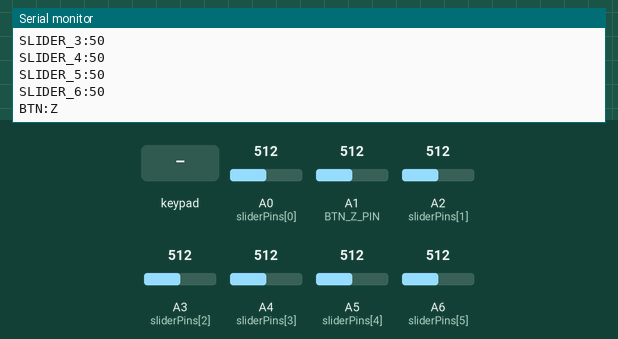
Recording of a sketch running on a simulated Arduino Nano, built with avr-gcc and run on an emulated ATmega328P. On the bench: the last lines printed to the serial monitor. The test bench sets the inputs (shaded band); at power-on: A0 (sliderPins[0]) = 512, A1 (BTN_Z_PIN) = 512, A2 (sliderPins[1]) = 512, A3 (sliderPins[2]) = 512, A4 (sliderPins[3]) = 512, A5 (sliderPins[4]) = 512, A6 (sliderPins[5]) = 512.

Above: at 1.2 s.
1.3 s: key 'A' pressed
At 2.5 s:
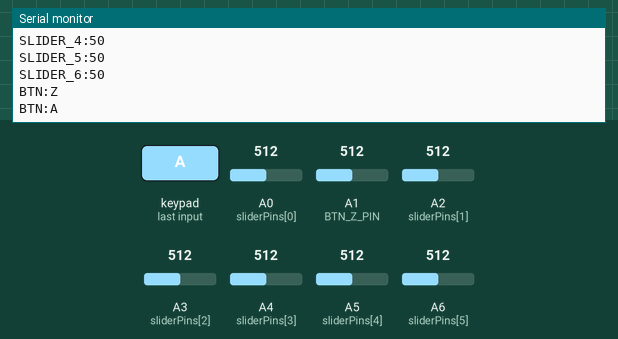
2.8 s: key 'B' pressed
At 3.8 s:
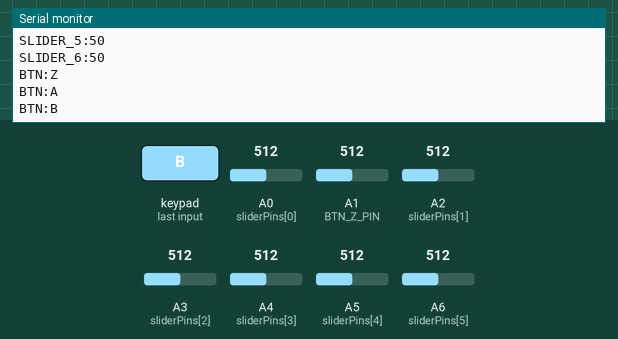
4.3 s: key 'C' pressed
At 4.9 s:
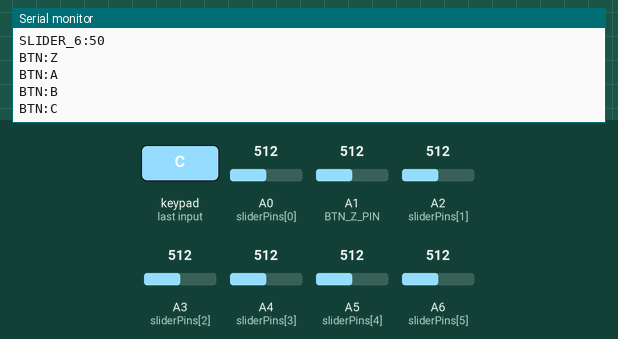
5.8 s: key 'D' pressed
At 7.0 s:
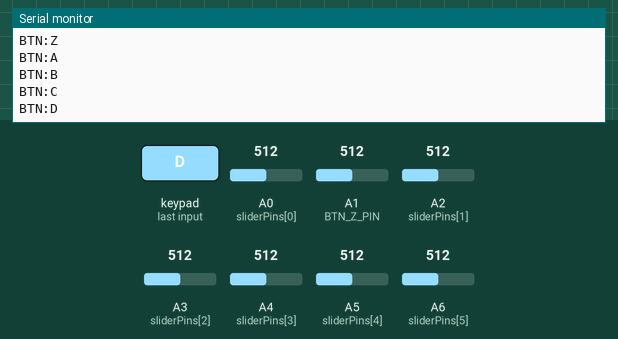
7.3 s: key 'E' pressed
At 8.2 s:
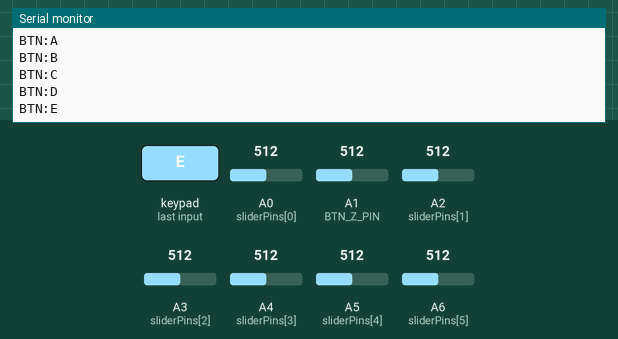
8.8 s: key 'F' pressed
At 9.8 s:
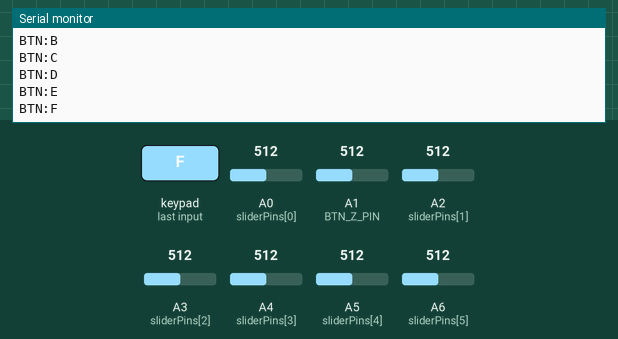
Timing chart, 0 to 11.3 s (numbered marks = the images above; inputs shaded):
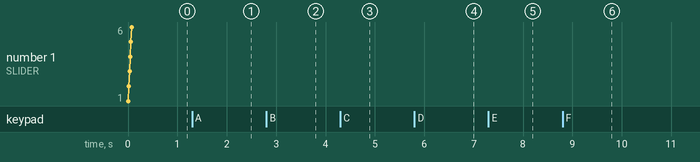

Measured:
- after the input at 1.3 s, the serial monitor: prints a new line at once (image 1)
- after the input at 2.8 s, the serial monitor: prints a new line at once (image 2)
- after the input at 4.3 s, the serial monitor: prints a new line at once (image 3)
- after the input at 5.8 s, the serial monitor: prints a new line at once (image 4)
- after the input at 7.3 s, the serial monitor: prints a new line at once (image 5)
- after the input at 8.8 s, the serial monitor: prints a new line at once (image 6)

The sketch:

M-Pad.ino
```cpp
#include <Keypad.h>
#include <SoftwareSerial.h>

// --- BLUETOOTH SETUP ---
// RX pin is 12, TX pin is 13
SoftwareSerial btSerial(12, 13);

// --- MATRIX SETUP ---
const byte ROWS = 5;
const byte COLS = 5;
char keys[ROWS][COLS] = {
  {'A','B','C','D','E'},
  {'F','G','H','I','J'},
  {'K','L','M','N','O'},
  {'P','Q','R','S','T'},
  {'U','V','W','X','Y'}
};

byte rowPins[ROWS] = {2, 3, 4, 5, 6};
byte colPins[COLS] = {7, 8, 9, 10, 11};

Keypad keypad = Keypad(makeKeymap(keys), rowPins, colPins, ROWS, COLS);

// --- SLIDER SETUP ---
const int NUM_SLIDERS = 6;
// Added A0 to the sliders, skipping A1 for the button
int sliderPins[NUM_SLIDERS] = {A0, A2, A3, A4, A5, A6};
int lastSliderVals[NUM_SLIDERS] = {0};
const int SLIDER_TOLERANCE = 2;

// --- SPECIAL ANALOG BUTTONS ---
const int BTN_Z_PIN = A1; // Changed from A0 to A1
const int THRESHOLD = 950;

bool last_z_state = false;
unsigned long last_z_debounce = 0;

void setup() {
  Serial.begin(9600);   // USB Serial
  btSerial.begin(9600); // Bluetooth Serial
}

// Helper function to send commands to both USB and Bluetooth instantly
void sendCommand(String prefix, String value) {
  String fullCommand = prefix + value;
  Serial.println(fullCommand);
  btSerial.println(fullCommand);
}

void loop() {
  // 1. Matrix Buttons
  char key = keypad.getKey();
  if (key) {
    sendCommand("BTN:", String(key));
  }

  // 2. Analog Sliders
  for (int i = 0; i < NUM_SLIDERS; i++) {
    int raw_val = analogRead(sliderPins[i]);
    int mapped_val = map(raw_val, 0, 1023, 0, 100);

    if (abs(mapped_val - lastSliderVals[i]) > SLIDER_TOLERANCE) {
      lastSliderVals[i] = mapped_val;
      sendCommand("SLIDER_" + String(i + 1) + ":", String(mapped_val));
    }
  }

  // 3. Special Button Z (A1)
  int raw_z = analogRead(BTN_Z_PIN);
  bool current_z_state = (raw_z < THRESHOLD);

  if (current_z_state != last_z_state) {
    if (millis() - last_z_debounce > 50) {
      if (current_z_state == true) {
        sendCommand("BTN:", "Z");
      }
      last_z_state = current_z_state;
      last_z_debounce = millis();
    }
  }

  delay(10);
}
```
